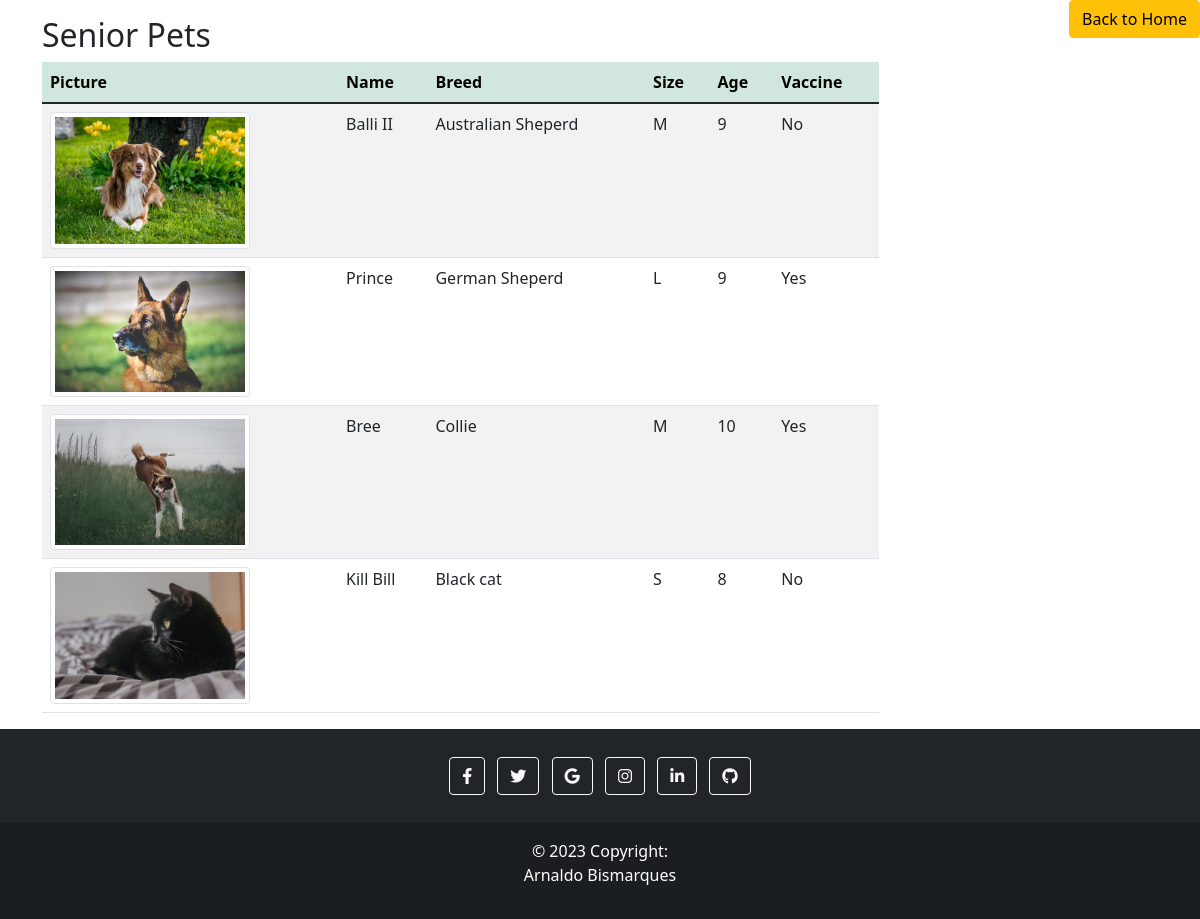
The page /senior.php (signed in) on the database its author committed.
### tables this page shows
CREATE TABLE `animals` (
  `animalId` int(11) NOT NULL,
  `animal_name` varchar(100) NOT NULL,
  `animal_address` varchar(50) DEFAULT NULL,
  `description` varchar(255) DEFAULT NULL,
  `size` varchar(10) DEFAULT NULL,
  `age` int(10) DEFAULT NULL,
  `vaccine` varchar(10) DEFAULT NULL,
  `breed` varchar(100) DEFAULT NULL
);

### senior.php (the view, shortened to what this page needs)
<?php
require_once 'components/db_connect.php';
$sql = "SELECT * FROM animals WHERE age >= '8'";
$result = mysqli_query($connect ,$sql);
$tbody='';
if(mysqli_num_rows($result)  > 0) {
    while($data = mysqli_fetch_array($result, MYSQLI_ASSOC)){
        $tbody .= "<tr>
            <td><img class='img-thumbnail' src='pictures/" .$data['description']."' width='200'</td>
            <td>" .$data['animal_name']."</td>
            <td>" .$data['breed']."</td>
            <td>" .$data['size']."</td>
            <td>" .$data['age']."</td>
            <td>" .$data['vaccine']."</td>
            </tr>";
    }
}else {
    $tbody =  "<tr><td colspan='8'><center>No Data Available </center></td></tr>";
}
?>
<!DOCTYPE html>
<html lang="en">
<head>
    <?php require_once 'components/boot.php' ?>
</head>
<body>
    <div class="container">
    <a class="btn btn-warning position-absolute top-0 end-0" href="home.php">Back to Home</a>
        <div class="manageProduct w-75 mt-3">
            <p class='h2'>Senior Pets</p>
            <table class='table table-striped'>
                <thead class='table-success'>
                    <tr>
                    <th>Picture</th>
                    <th>Name</th>
                    <th>Breed</th>
                    <th>Size</th>
                    <th>Age</th>
                    <th>Vaccine</th>
                    </tr>
                </thead>
                <tbody>
                    <?= $tbody;?>
                </tbody>
            </table>
        </div>
    </div>
</body>
<footer class="bg-dark text-center text-white">
    <div class="container p-4 pb-0">
        <section class="mb-4">
            <a class="btn btn-outline-light btn-floating m-1" href="https://www.facebook.com/" role="button"><i class="fab fa-facebook-f"></i
        ></a>
            <a class="btn btn-outline-light btn-floating m-1" href="https://twitter.com/?lang=de" role="button"><i class="fab fa-twitter"></i
        ></a>
            <a class="btn btn-outline-light btn-floating m-1" href="https://www.google.at/" role="button"><i class="fab fa-google"></i
        ></a>
            <a class="btn btn-outline-light btn-floating m-1" href="https://www.instagram.com/" role="button"><i class="fab fa-instagram"></i
        ></a>
            <a class="btn btn-outline-light btn-floating m-1" href="https://at.linkedin.com/" role="button"><i class="fab fa-linkedin-in"></i
        ></a>
            <a class="btn btn-outline-light btn-floating m-1" href="https://github.com/" role="button"><i class="fab fa-github"></i
        ></a>
        </section>
    </div>
    <div class="text-center p-3" style="background-color: rgba(0, 0, 0, 0.2);">
        © 2023 Copyright:
        <p>Arnaldo Bismarques </p>
    </div>
</footer>
</html>

### rows shown on the page
animals: description (picture), animal_name "Balli II", breed "Australian Sheperd", size "M", age "9", vaccine "No"
animals: description (picture), animal_name "Prince", breed "German Sheperd", size "L", age "9", vaccine "Yes"
animals: description (picture), animal_name "Bree", breed "Collie", size "M", age "10", vaccine "Yes"
animals: description (picture), animal_name "Kill Bill", breed "Black cat", size "S", age "8", vaccine "No"
